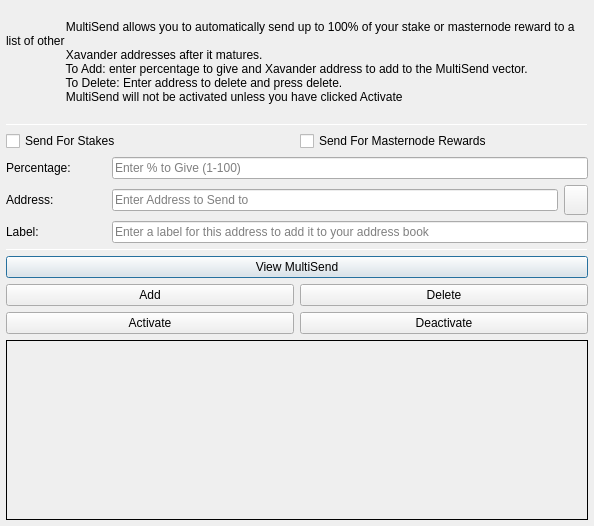
<?xml version="1.0" encoding="UTF-8"?>
<ui version="4.0">
  <class>MultiSendDialog</class>
  <widget class="QDialog" name="MultiSendDialog">
    <property name="windowModality">
      <enum>Qt::NonModal</enum>
    </property>
    <property name="geometry">
      <rect>
        <x>0</x>
        <y>0</y>
        <width>594</width>
        <height>526</height>
      </rect>
    </property>
    <property name="windowTitle">
      <string>MultiSend</string>
    </property>
    <layout class="QVBoxLayout" name="verticalLayout" stretch="0">
      <property name="leftMargin">
        <number>6</number>
      </property>
      <property name="topMargin">
        <number>6</number>
      </property>
      <property name="rightMargin">
        <number>6</number>
      </property>
      <property name="bottomMargin">
        <number>6</number>
      </property>
      <item>
        <layout class="QVBoxLayout" name="verticalLayout_Main" stretch="1,1,1,0,1,1,1">
          <item>
            <widget class="QLabel" name="label_2">
              <property name="lineWidth">
                <number>1</number>
              </property>
              <property name="text">
                <string>
                  MultiSend allows you to automatically send up to 100% of your stake or masternode reward to a list of other
                  Xavander addresses after it matures.
                  To Add: enter percentage to give and Xavander address to add to the MultiSend vector.
                  To Delete: Enter address to delete and press delete.
                  MultiSend will not be activated unless you have clicked Activate
                </string>
              </property>
              <property name="alignment">
                <set>Qt::AlignLeading|Qt::AlignLeft|Qt::AlignTop</set>
              </property>
              <property name="wordWrap">
                <bool>true</bool>
              </property>
            </widget>
          </item>
          <item>
            <widget class="Line" name="line">
              <property name="minimumSize">
                <size>
                  <width>0</width>
                  <height>1</height>
                </size>
              </property>
              <property name="maximumSize">
                <size>
                  <width>16777215</width>
                  <height>1</height>
                </size>
              </property>
              <property name="orientation">
                <enum>Qt::Horizontal</enum>
              </property>
            </widget>
          </item>
          <item>
            <layout class="QVBoxLayout" name="verticalLayout_Settings">
              <item>
                <layout class="QHBoxLayout" name="horizontalLayout">
                  <item>
                    <widget class="QCheckBox" name="multiSendStakeCheckBox">
                      <property name="text">
                        <string>Send For Stakes</string>
                      </property>
                    </widget>
                  </item>
                  <item>
                    <widget class="QCheckBox" name="multiSendMasternodeCheckBox">
                      <property name="text">
                        <string>Send For Masternode Rewards</string>
                      </property>
                    </widget>
                  </item>
                </layout>
              </item>
              <item>
                <layout class="QHBoxLayout" name="horizontalLayout_6">
                  <item>
                    <widget class="QLabel" name="label">
                      <property name="minimumSize">
                        <size>
                          <width>100</width>
                          <height>0</height>
                        </size>
                      </property>
                      <property name="toolTip">
                        <string>Percentage of stake to send</string>
                      </property>
                      <property name="text">
                        <string>Percentage:</string>
                      </property>
                    </widget>
                  </item>
                  <item>
                    <widget class="QLineEdit" name="multiSendPercentEdit">
                      <property name="toolTip">
                        <string>Enter whole numbers 1 - 100</string>
                      </property>
                      <property name="placeholderText">
                        <string>Enter % to Give (1-100)</string>
                      </property>
                    </widget>
                  </item>
                </layout>
              </item>
              <item>
                <layout class="QHBoxLayout" name="horizontalLayout_7">
                  <item>
                    <widget class="QLabel" name="label_5">
                      <property name="minimumSize">
                        <size>
                          <width>100</width>
                          <height>0</height>
                        </size>
                      </property>
                      <property name="toolTip">
                        <string>Address to send portion of stake to</string>
                      </property>
                      <property name="text">
                        <string>Address:</string>
                      </property>
                    </widget>
                  </item>
                  <item>
                    <widget class="QLineEdit" name="multiSendAddressEdit">
                      <property name="toolTip">
                        <string/>
                      </property>
                      <property name="placeholderText">
                        <string>Enter Address to Send to</string>
                      </property>
                    </widget>
                  </item>
                  <item>
                    <widget class="QToolButton" name="addressBookButton">
                      <property name="maximumSize">
                        <size>
                          <width>16777215</width>
                          <height>32</height>
                        </size>
                      </property>
                      <property name="toolTip">
                        <string>Choose an address from the address book</string>
                      </property>
                      <property name="text">
                        <string/>
                      </property>
                      <property name="icon">
                        <iconset resource="../xavander.qrc">
                          <normaloff>:/icons/default/address-book</normaloff>:/icons/default/address-book
                        </iconset>
                      </property>
                      <property name="shortcut">
                        <string>Alt+A</string>
                      </property>
                    </widget>
                  </item>
                </layout>
              </item>
            </layout>
          </item>
          <item>
            <layout class="QHBoxLayout" name="horizontalLayout_3">
              <item>
                <widget class="QLabel" name="label_3">
                  <property name="minimumSize">
                    <size>
                      <width>100</width>
                      <height>0</height>
                    </size>
                  </property>
                  <property name="text">
                    <string>Label:</string>
                  </property>
                </widget>
              </item>
              <item>
                <widget class="QLineEdit" name="labelAddressLabelEdit">
                  <property name="placeholderText">
                    <string>Enter a label for this address to add it to your address book</string>
                  </property>
                </widget>
              </item>
            </layout>
          </item>
          <item>
            <widget class="Line" name="line_2">
              <property name="minimumSize">
                <size>
                  <width>0</width>
                  <height>1</height>
                </size>
              </property>
              <property name="maximumSize">
                <size>
                  <width>16777215</width>
                  <height>1</height>
                </size>
              </property>
              <property name="orientation">
                <enum>Qt::Horizontal</enum>
              </property>
            </widget>
          </item>
          <item>
            <layout class="QVBoxLayout" name="verticalLayout_Buttons">
              <item>
                <layout class="QHBoxLayout" name="horizontalLayout_4">
                  <item>
                    <widget class="QPushButton" name="viewButton">
                      <property name="toolTip">
                        <string/>
                      </property>
                      <property name="statusTip">
                        <string>View MultiSend Vector</string>
                      </property>
                      <property name="text">
                        <string>View MultiSend</string>
                      </property>
                    </widget>
                  </item>
                </layout>
              </item>
              <item>
                <layout class="QHBoxLayout" name="horizontalLayout_2">
                  <item>
                    <widget class="QPushButton" name="addButton">
                      <property name="toolTip">
                        <string/>
                      </property>
                      <property name="statusTip">
                        <string>Add to MultiSend Vector</string>
                      </property>
                      <property name="text">
                        <string>Add</string>
                      </property>
                    </widget>
                  </item>
                  <item>
                    <widget class="QPushButton" name="deleteButton">
                      <property name="toolTip">
                        <string/>
                      </property>
                      <property name="statusTip">
                        <string>Delete Address From MultiSend Vector</string>
                      </property>
                      <property name="text">
                        <string>Delete</string>
                      </property>
                    </widget>
                  </item>
                </layout>
              </item>
              <item>
                <layout class="QHBoxLayout" name="horizontalLayout_5">
                  <item>
                    <widget class="QPushButton" name="activateButton">
                      <property name="statusTip">
                        <string>Activate MultiSend</string>
                      </property>
                      <property name="text">
                        <string>Activate</string>
                      </property>
                    </widget>
                  </item>
                  <item>
                    <widget class="QPushButton" name="disableButton">
                      <property name="statusTip">
                        <string>Deactivate MultiSend</string>
                      </property>
                      <property name="text">
                        <string>Deactivate</string>
                      </property>
                    </widget>
                  </item>
                </layout>
              </item>
            </layout>
          </item>
          <item>
            <widget class="QLabel" name="message">
              <property name="minimumSize">
                <size>
                  <width>0</width>
                  <height>180</height>
                </size>
              </property>
              <property name="frameShape">
                <enum>QFrame::Panel</enum>
              </property>
              <property name="frameShadow">
                <enum>QFrame::Plain</enum>
              </property>
              <property name="lineWidth">
                <number>1</number>
              </property>
              <property name="midLineWidth">
                <number>1</number>
              </property>
              <property name="text">
                <string/>
              </property>
              <property name="alignment">
                <set>Qt::AlignLeading|Qt::AlignLeft|Qt::AlignTop</set>
              </property>
              <property name="wordWrap">
                <bool>true</bool>
              </property>
            </widget>
          </item>
        </layout>
      </item>
    </layout>
  </widget>
  <resources>
    <include location="../xavander.qrc"/>
  </resources>
  <connections/>
</ui>
